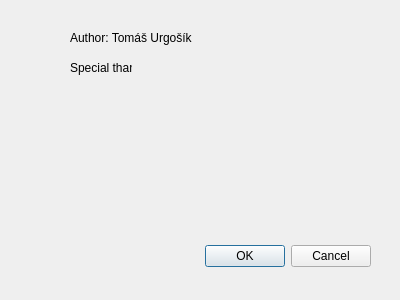
<?xml version="1.0" encoding="UTF-8"?>
<ui version="4.0">
 <class>AboutDialog</class>
 <widget class="QDialog" name="AboutDialog">
  <property name="geometry">
   <rect>
    <x>0</x>
    <y>0</y>
    <width>400</width>
    <height>300</height>
   </rect>
  </property>
  <property name="windowTitle">
   <string>Dialog</string>
  </property>
  <widget class="QDialogButtonBox" name="buttonBox">
   <property name="geometry">
    <rect>
     <x>30</x>
     <y>240</y>
     <width>341</width>
     <height>32</height>
    </rect>
   </property>
   <property name="orientation">
    <enum>Qt::Horizontal</enum>
   </property>
   <property name="standardButtons">
    <set>QDialogButtonBox::Cancel|QDialogButtonBox::Ok</set>
   </property>
  </widget>
  <widget class="QLabel" name="label">
   <property name="geometry">
    <rect>
     <x>70</x>
     <y>30</y>
     <width>151</width>
     <height>16</height>
    </rect>
   </property>
   <property name="text">
    <string>Author: Tomáš Urgošík</string>
   </property>
  </widget>
  <widget class="QLabel" name="label_2">
   <property name="geometry">
    <rect>
     <x>70</x>
     <y>60</y>
     <width>62</width>
     <height>16</height>
    </rect>
   </property>
   <property name="text">
    <string>Special thanks </string>
   </property>
  </widget>
 </widget>
 <resources/>
 <connections>
  <connection>
   <sender>buttonBox</sender>
   <signal>accepted()</signal>
   <receiver>AboutDialog</receiver>
   <slot>accept()</slot>
   <hints>
    <hint type="sourcelabel">
     <x>248</x>
     <y>254</y>
    </hint>
    <hint type="destinationlabel">
     <x>157</x>
     <y>274</y>
    </hint>
   </hints>
  </connection>
  <connection>
   <sender>buttonBox</sender>
   <signal>rejected()</signal>
   <receiver>AboutDialog</receiver>
   <slot>reject()</slot>
   <hints>
    <hint type="sourcelabel">
     <x>316</x>
     <y>260</y>
    </hint>
    <hint type="destinationlabel">
     <x>286</x>
     <y>274</y>
    </hint>
   </hints>
  </connection>
 </connections>
</ui>
